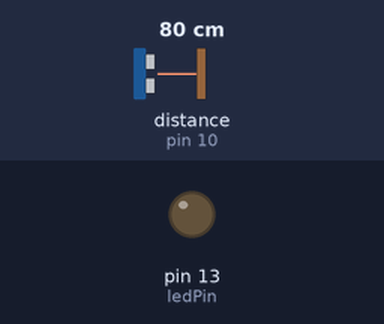
Bench run of a sketch on a simulated Arduino Uno, built with avr-gcc and run on an emulated ATmega328P. On the bench: output pins drawn as LEDs (lit = HIGH). Wiring (inferred from the names in the program): ultrasonic range finder: trigger pin 9; echo pin 10. Inputs (shaded band) come from the test bench; at power-on: distance to the obstacle (sensor on pin 10) 80 cm. The echo pulse lasts 58.3 µs per cm; pins used as bus, display or sensor lines are not drawn.

Above: at 1.2 s.
1.3 s: distance to the obstacle (sensor on pin 10) set to 22 cm
2.8 s: distance to the obstacle (sensor on pin 10) set to 17 cm
At 3.1 s:
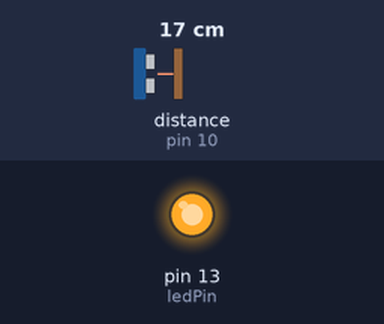
4.3 s: distance to the obstacle (sensor on pin 10) set to 35 cm
At 5.5 s:
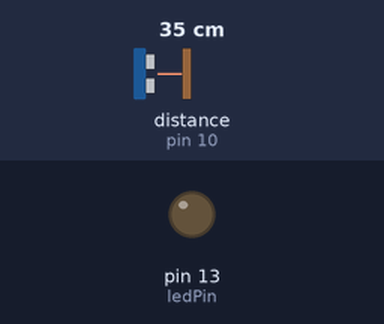
5.8 s: distance to the obstacle (sensor on pin 10) set to 2 cm
At 6.5 s:
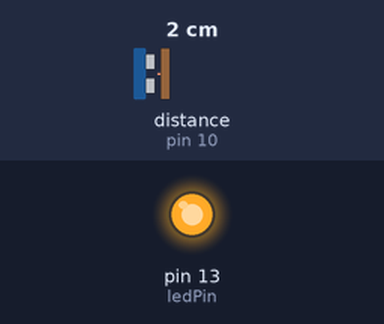
Timing chart, 0 to 8.3 s (numbered marks = the images above; inputs shaded):
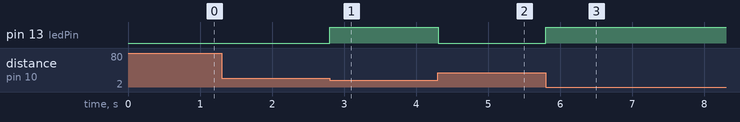

The sketch:

arduino_sketch_oct2a.ino
```cpp
//Measure the distance to an object using the ultrasonic sensor and turn on the LED if the object is within a certain range

/*Ardunio board used= ARDUINO UNO R3
sensor used= HC-SRO4
connecting wires */

/* *NOTE*:Here I have used the primary board light present on the board itself*/
//code:

int ledPin=13;         //set your led pin
int trigPin= 9;       //set your trig pin from the sensor
int ecoPin=10;       //set your eco pin from the sensor
float speed=0.0343;


//int ledState=LOW;
long time;
long distance;

void setup() {
  // put your setup code here, to run once:
  pinMode(trigPin,OUTPUT);
  pinMode(ecoPin,INPUT);
  pinMode(ledPin, OUTPUT);
  digitalWrite(ledPin,LOW);
}

void loop() {
  // put your main code here, to run repeatedly:
  //make shure trig pin is low at bigining for fresh start
  digitalWrite(trigPin,LOW);
  delayMicroseconds(2);

  digitalWrite(trigPin,HIGH);
  delayMicroseconds(10);

  //turn down the trig pin an wait for eco pin
  digitalWrite(trigPin,LOW);

  //record the value for eco pin amd store it in distance
  time=pulseIn(ecoPin,HIGH);

  //calculating distance using formula
  //here divide by 2 is to deduct the return back duration
  distance=speed*time/2;

  if(distance<20){            //define your range here
    digitalWrite(ledPin,HIGH);
  }
  else{
    digitalWrite(ledPin,LOW);
  }
}
```

Measured:
- the behaviour switches between 20 and 19 cm on distance to the obstacle (sensor on pin 10) (found by bisection; images 0 and 1)
- after the input at 1.3 s, every drawn part: stays the same
- after the input at 2.8 s, pin 13 (ledPin): LOW → HIGH at once
- after the input at 4.3 s, pin 13 (ledPin): HIGH → LOW at once
- after the input at 5.8 s, pin 13 (ledPin): LOW → HIGH at once
